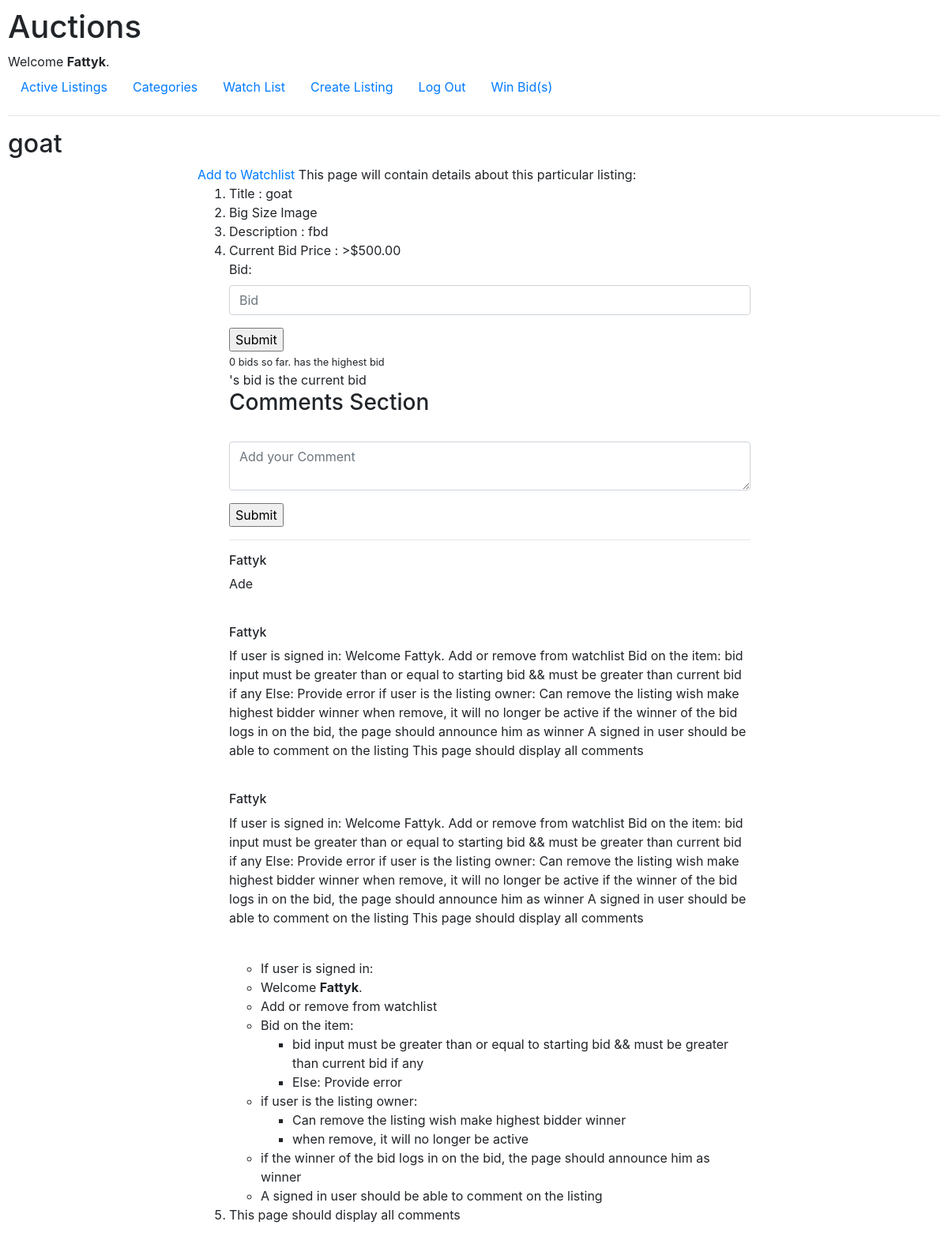
Screenshot of /3 (signed in) with the database file from the repository.
### auctions/models.py (models this page shows, shortened)
class User(AbstractUser):
    pass

class Listing(models.Model):
    title = models.CharField(max_length=64)
    description = models.TextField(max_length=100)
    c_price = models.IntegerField()
    image = models.ImageField(upload_to=image_directory_path)
    category = models.ForeignKey(Category, blank=True, null=True, on_delete=models.CASCADE, related_name="input_cat")
    highest_bidder = models.ForeignKey(User, blank=True, null=True, on_delete=models.CASCADE, related_name="highest_bidder")
    user = models.ForeignKey(User, blank=True, null= True, on_delete=models.CASCADE, related_name="uploader")

class Comment(models.Model):
    user = models.ForeignKey(User, on_delete=models.CASCADE, related_name="com_user")
    listing = models.ForeignKey(Listing, on_delete=models.CASCADE, related_name="com_listing")
    comment = models.CharField(max_length=200)

### auctions/views.py (the view, shortened to what this page needs)
# urls.py: path("<int:id>", views.listing, name="listing"),
def listing(request, id):
    if request.user.is_authenticated:
        user = request.user
        listing = Listing.objects.get(id=id)
        watch = Watch.objects.filter(user=user, listing=listing)
        add_remove_watchlist = "Remove from Watchlist" if (watch) else "Add to Watchlist"
        total_bid = listing.bid_listing.all()
        total_bid = len(total_bid)
        comments = Comment.objects.all()[::-1]
        return render(request, "auctions/listing.html",{
            "listing": listing,
            "add_remove_watchlist": add_remove_watchlist,
            "bidform":  BidForm(),
            "total_bid": total_bid,
            "comments": comments
        })
    return render(request, "auctions/listing.html")

### auctions/views.py
class BidForm(forms.Form):
    bid = forms.IntegerField(widget=forms.NumberInput(attrs={
        "class":"form-control",
        "placeholder": "Bid"
    }))

### auctions/templates/auctions/listing.html (shortened to what this page needs)
{% extends "auctions/layout.html" %}
{% load static %}
{% block body %}
    <h2>{{listing.title}}</h2>
        <section class="main">
            {% if user.is_authenticated %}
            <a href="{% url 'add_remove_watch' listing.id %}">{{add_remove_watchlist}}</a>
            {% endif %}
             This page will contain details about this particular listing:
             <ol>
                 <li>Title : {{listing.title}}</li>
                 <li>Big Size Image</li>
                 <li>Description : {{listing.description}}</li>
                 <li>Current Bid Price : >${{listing.c_price}}.00</li>
                    {% if user.is_authenticated %}
                    <form action="{% url 'listing' listing.id %}" method="POST">
                        <div class="form-group">
                            {{ bidform }}
                        </div>
                        <input type="submit"  class="btn-btn-primary">
                    </form>
                    {% if listing.highest_bidder.id == user.id %}
                    <small>{{total_bid}} bids so far. <span>You currently have the highest bid</span></small><br>
                        Your bid is the current bid
                    {% else %}
                    <small>{{total_bid}} bids so far. <span>{{listing.highest_bidder.username}} has the highest bid</span></small><br>
                        {{listing.highest_bidder.username}}'s bid is the current bid
                    {% endif %}
                    <br>
                    <h3>Comments Section</h3>
                    <br>
                    <form action="{% url 'comment' listing.id %}" method="POST">
                        <div class="form-group">
                            <textarea name="comment" class="form-control" placeholder="Add your Comment" maxlength="200"></textarea>
                        </div>
                        <input type="submit" class="btn-btn-primary">
                    </form>
                    <hr>
                    {% for comment in comments %}
                        <h6>{{ comment.user.username }}</h5>
                        <p>{{ comment.comment }}</p>
                        <br>
                    {% endfor %}
                    <ul>
                        <li>If user is signed in:
                        <li>Welcome <strong>{{ user.username }}</strong>.</li>
                        <li>Add or remove from watchlist</li>
                        <li>Bid on the item:
                            <ul>
                                <li>bid input must be greater than or equal to starting bid && must be greater than current bid if any</li>
                                <li>Else: Provide error</li>
                            </ul>
                        </li>
                        <li>if user is the listing owner:
                            <ul>
                                <li>Can remove the listing wish make highest bidder winner</li>
                                <li>when remove, it will no longer be active</li>
                            </ul>
                        </li>
                        <li>if the winner of the bid logs in on the bid, the page should announce him as winner</li>
                        <li>A signed in user should be able to comment on the listing</li>
                    </ul>
                    {% else %}
                        <li>Login for more actions</li>
                    {% endif %}
                 <li>This page should display all comments</li>
             </ol>
        </section>
{% endblock %}

### auctions/templates/auctions/layout.html (shortened to what this page needs)
{% load static %}
<!DOCTYPE html>
<html lang="en">
    <head>
        <link rel="stylesheet" href="https://stackpath.bootstrapcdn.com/bootstrap/4.4.1/css/bootstrap.min.css">
        <link href="{% static 'auctions/styles.css' %}" rel="stylesheet">
    </head>
    <body>
        <h1>Auctions</h1>
        <div>
            {% if user.is_authenticated %}
                Welcome <strong>{{ user.username }}</strong>.
            {% else %}
                Not signed in.
            {% endif %}
        </div>
        <ul class="nav">
            <li class="nav-item">
                <a class="nav-link" href="{% url 'index' %}">Active Listings</a>
            </li>
            <li class="nav-item">
                <a class="nav-link" href="{% url 'categories' %}">Categories</a>
            </li>
            {% if user.is_authenticated %}
                <li class="nav-item">
                    <a class="nav-link" href="{% url 'watch' %}">Watch List</a>
                </li>
                <li class="nav-item">
                    <a class="nav-link" href="{% url 'createList' %}">Create Listing</a>
                </li>
                <li class="nav-item">
                    <a class="nav-link" href="{% url 'logout' %}">Log Out</a>
                </li>
                <li class="nav-item">
                    <a class="nav-link" href="{% url 'won' %}">Win Bid(s)</a>
                </li>
            {% endif %}
        </ul>
        <hr>
        {% block body %}
        {% endblock %}
    </body>
</html>

### auctions/static/auctions/styles.css (style rules this page uses)
body { padding: 10px; }

### auctions/templates/auctions/listing.html (style rules this page uses)
.main { width: 700px; margin: 0px auto; }

### rows the page displays
User: username "Fattyk"
Listing: title "goat", description "fbd", c_price "500"
Comment: user.username "Fattyk", comment "Ade"
Comment: user.username "Fattyk", comment "If user is signed in: Welcome Fattyk. Add or remove from watchlist Bid on the item: bid input must be greater than or equal to starting bid && must be greater than current bid if any Else: Provide error if user is the listing owner: Can remove the listing wish make highest bidder winner when remove, it will no longer be active if the winner of the bid logs in on the bid, the page should announce him as winner A signed in user should be able to comment on the listing This page should display all comments"
Comment: user.username "Fattyk", comment "If user is signed in: Welcome Fattyk. Add or remove from watchlist Bid on the item: bid input must be greater than or equal to starting bid && must be greater than current bid if any Else: Provide error if user is the listing owner: Can remove the listing wish make highest bidder winner when remove, it will no longer be active if the winner of the bid logs in on the bid, the page should announce him as winner A signed in user should be able to comment on the listing This page should display all comments"

### other values shown
{{ add_remove_watchlist }} "Add to Watchlist"
{{ total_bid }} "0"
